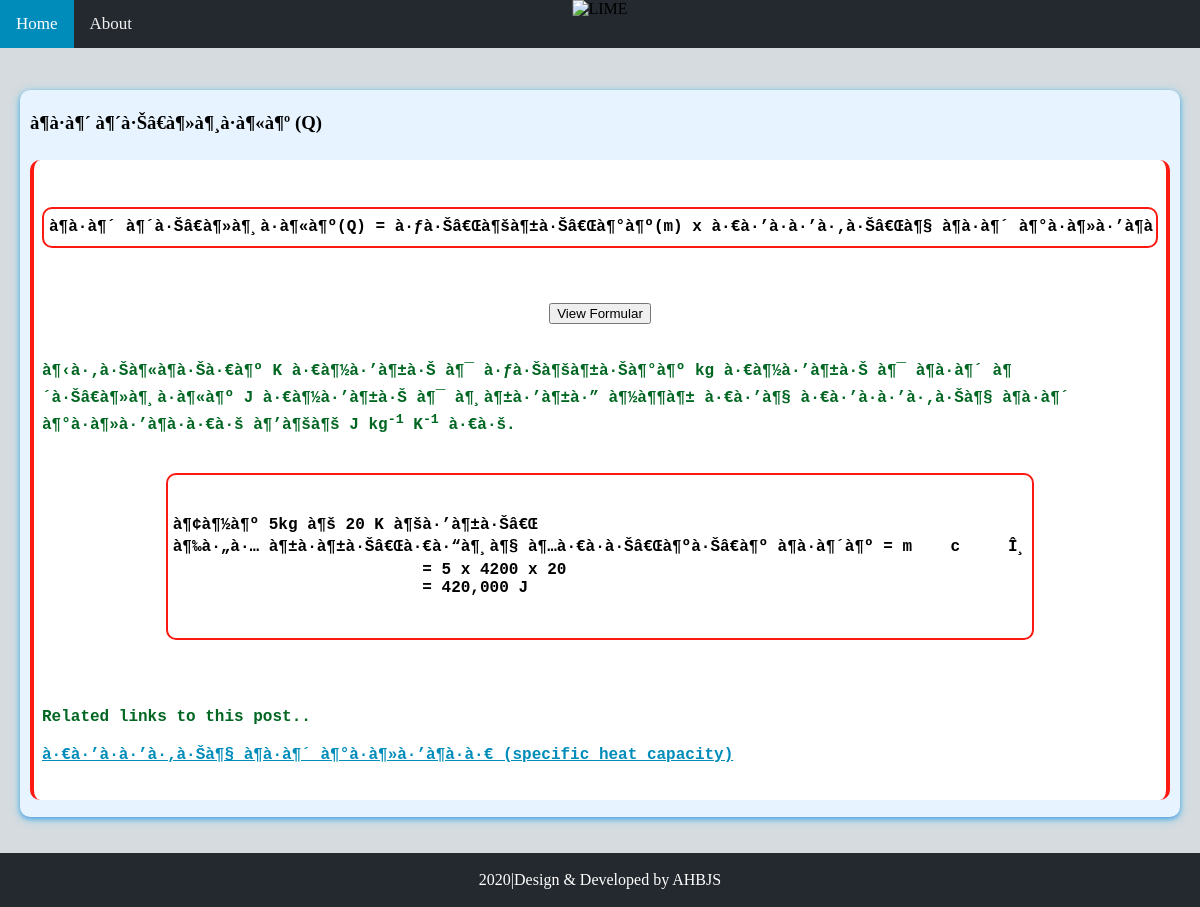
Screenshot of /cat/see/?see=f5 with the database file from the repository.
### tables this page shows
CREATE TABLE `fomu` (
  `fid` varchar(255) NOT NULL,
  `title` varchar(1000) NOT NULL,
  `fomular` varchar(1500) NOT NULL,
  `des` varchar(1500) NOT NULL,
  `cat` varchar(50) NOT NULL,
  `status` int(1) NOT NULL
);

CREATE TABLE `post` (
  `pid` int(200) NOT NULL,
  `cat` varchar(50) NOT NULL,
  `title` varchar(2128) NOT NULL,
  `post` longtext NOT NULL,
  `status` int(1) NOT NULL
);

### cat/see/index.php (the view, shortened to what this page needs)
<?php
include("../../con.php");
if (isset($_GET['see'])) {
  $cat = $_GET['see'];
}
else{
  header('location:../../');
}
?>
<!DOCTYPE html>
<html>
<head>
	<link rel="stylesheet" type="text/css" href="../../style/navbar.css">
	<link rel="stylesheet" type="text/css" href="../../style/footer.css">
	<link rel="stylesheet" href="../../style/modal.css">
  <link rel="stylesheet" type="text/css" href="../cat.css">
  <link rel="stylesheet" href="https://cdnjs.cloudflare.com/ajax/libs/font-awesome/4.7.0/css/font-awesome.min.css">
</head>
<body>
<div class="fix">
  <div class="topnav" style="margin-bottom: 20px;">
    <a class="active" href="../../">Home</a>
    <a type="button" onclick="document.getElementById('id01').style.display='block'">About</a>
    <img src="../../img/lime.png" alt="LIME">
  </div>
</div>
<div class="row" id="row">
<?php
  $sql = "SELECT * FROM post WHERE pid='$cat'";
  $result = $con->query($sql);
  if ($result->num_rows>0) {
    while ($row = $result->fetch_assoc()) {
      echo '
        <div class="w3-example">
          <h3>'.$row['title'].'</h3>
          <div class="w3-code notranslate htmlHigh" style="padding: 8px 8px;">
          <span class="tagnamecolor" style="color:#006621;white-space: pre-line;font-weight: bold;">
            '.$row['post'].'
      ';
      $mn = "SELECT * FROM mention WHERE id='".$row['pid']."'";
      $resultm = $con->query($mn);
      if ($mr = $resultm->fetch_assoc() AND $result->num_rows>0) {
        $aa = explode(",", $mr['mention']);
        echo "<br><p><b>Related links to this post..</b></p>";
        foreach ($aa as $links) {
          $sql1 = "SELECT * FROM post WHERE pid='$links'";
          $sql2 = "SELECT * FROM fomu WHERE fid='$links'";
          $result1 = $con->query($sql1);
          $result2 = $con->query($sql2);
          if ($rr = $result1->fetch_assoc()) {
            echo '<p style="margin-top: 5px;margin-bottom: 5px;"><a href="../see/?see='.$rr['pid'].'">'.$rr['title'].'</a></p>';
          }
          if ($rr = $result2->fetch_assoc()) {
            echo '<p style="margin-top: 5px;margin-bottom: 5px;"><a href="../see/?see='.$rr['fid'].'">'.$rr['title'].'</a></p>';
          }
        }
      }
      echo '
          </span>
           </div>
        </div>
      ';
    }
  }
  else{
    $sql = "SELECT * FROM fomu WHERE fid='$cat'";
    $result = $con->query($sql);
    if ($result->num_rows>0) {
      while ($row = $result->fetch_assoc()) {
        echo '
          <div class="w3-example">
            <h3>'.$row['title'].'</h3>
            <div class="w3-code notranslate htmlHigh" style="padding: 8px 8px;border-left: 4px solid #FB1911;border-right: 4px solid #FB1911;">
            <span class="tagnamecolor" style="color:#006621;white-space: pre-line;font-weight: bold;">
            <h4 style="font-weight: 900;white-space: pre;overflow: auto;color:black;text-align:center;border:2px solid #FB1911;padding:5px;border-radius:10px;">'.$row['fomular'].'<br></h4>
            <p style="text-align:center;"><button onclick="document.getElementById(\'id02\').style.display=\'block\'">View Formular</button></p>
              '.$row['des'].'
        ';
      $mn = "SELECT * FROM mention WHERE id='".$row['fid']."'";
      $resultm = $con->query($mn);
      if ($mr = $resultm->fetch_assoc() AND $result->num_rows>0) {
        $aa = explode(",", $mr['mention']);
        echo "<br><p><b>Related links to this post..</b></p>";
        foreach ($aa as $links) {
          $sql1 = "SELECT * FROM post WHERE pid='$links'";
          $result1 = $con->query($sql1);
          if ($rr = $result1->fetch_assoc()) {
            echo '<p style="margin-top: 5px;margin-bottom: 5px;"><a href="../see/?see='.$rr['pid'].'">'.$rr['title'].'</a></p>';
          }
        }
      }
        echo '
            </span>
             </div>
          </div>
        ';
      }
    }else{
      echo '<h1 style="text-align:center">No Result <br>:(</h1>';
    }
  }
?>
</div>
<?php include("../../footer.php"); ?>
</body>
</html>

### style/navbar.css (style rules this page uses)
.topnav { background-color: #24282F; overflow: hidden; position: -webkit-sticky; position: sticky; top: 0; }
.topnav a { float: left; color: #f2f2f2; text-align: center; padding: 14px 16px; text-decoration: none; font-size: 17px; }
.topnav a.active { background-color: #008CBA; color: white; }

### style/footer.css (style rules this page uses)
body { margin: 0; padding: 0px; background-color: #efefef; }

### style/modal.css (style rules this page uses)
img { vertical-align:middle }
a { color:inherit }
.w3-code,.w3-codespan { font-family:Consolas,"courier new";font-size:16px }
.w3-code { width:auto;background-color:#fff;padding:8px 12px;border-left:4px solid #4CAF50;word-wrap:break-word }
.w3-section,.w3-code { margin-top:16px!important;margin-bottom:16px!important }

### cat/cat.css (style rules this page uses)
* { box-sizing: border-box; }
body { background-color: #d6dbdf ; }
.fix { position: fixed; width: 100%; }
.topnav { position: initial; width: 100%; }
.row { padding: 20px; margin-bottom: 50px; }
.row:after { content: ""; display: table; clear: both; }
.topnav img { height: 100px; position: absolute; top: 0;left:50%; transform: translate(-50%, -0%); }
.ex { font-weight: 900; white-space: pre; overflow: auto; color:black; border:2px solid #FB1911; padding:5px; border-radius:10px; text-align:left; width: max-content; }

### cat/see/index.php (style rules this page uses)
.w3-example { padding: 8px 20px; margin: 24px -20px; box-shadow: none !important; border-radius: 10px; }
.w3-example { background-color: #e7f3fe; padding: 0.01em 10px; margin: 20px 0; box-shadow: 0 2px 4px 0 rgba(73, 144, 224, 0.71),0 2px 10px 0 rgba(75, 204, 239, 0.72) !important; margin-top: 70px; }
.w3-code { border-left: 4px solid #2196F3; border-right: 4px solid #2196F3; border-radius: 10px; }
.w3-code a:link, a:visited { color: #008CBA;; text-decoration: underline; cursor: pointer; }

### rows the page displays
fomu: title "à¶­à·à¶´ à¶´à·Šâ€à¶»à¶¸à·à¶«à¶º (Q)", fomular "à¶­à·à¶´ à¶´à·Šâ€à¶»à¶¸à·à¶«à¶º(Q) = à·ƒà·Šâ€Œà¶šà¶±à·Šâ€Œà¶°à¶º(m) x à·€à·’à·à·’à·‚à·Šâ€Œà¶§ à¶­à·à¶´…", des "à¶‹à·‚à·Šà¶«à¶­à·Šà·€à¶º K à·€à¶½à·’à¶±à·Š à¶¯ à·ƒà·Šà¶šà¶±à·Šà¶°à¶º kg à·€à¶½à·’à¶±à·Š à¶¯ à¶­à·à¶´ à¶´à·Šâ€à¶»à¶¸à·à¶«à¶º J à·€à¶½à·’à¶±à·Š à¶¯ à¶¸à¶±à·’à¶±à·” à¶½à¶¶à¶± à·€à·’à¶§ à·€à·’à·à·’à·‚à·Šà¶§ à¶­à·à¶´ à¶°à·à¶»à·’à¶­à·à·€à·š à¶’à¶šà¶š J kg -1 K -1 à·€à·š. à¶¢à¶½à¶º 5kg à¶š 20 K à¶šà·’à¶±à·Šâ€Œ à¶‰à·„à·… à¶±à·à¶±à·Šâ€Œà·€à·“à¶¸à¶§ à¶…à·€à·à·Šâ€Œà¶ºà·Šâ€à¶º à¶­à·à¶´à¶º = m c Î¸ = 5 x 4200 x 20 = 420,000 J"
post: title "à·€à·’à·à·’à·‚à·Šà¶§ à¶­à·à¶´ à¶°à·à¶»à·’à¶­à·à·€ (specific heat capacity)"
